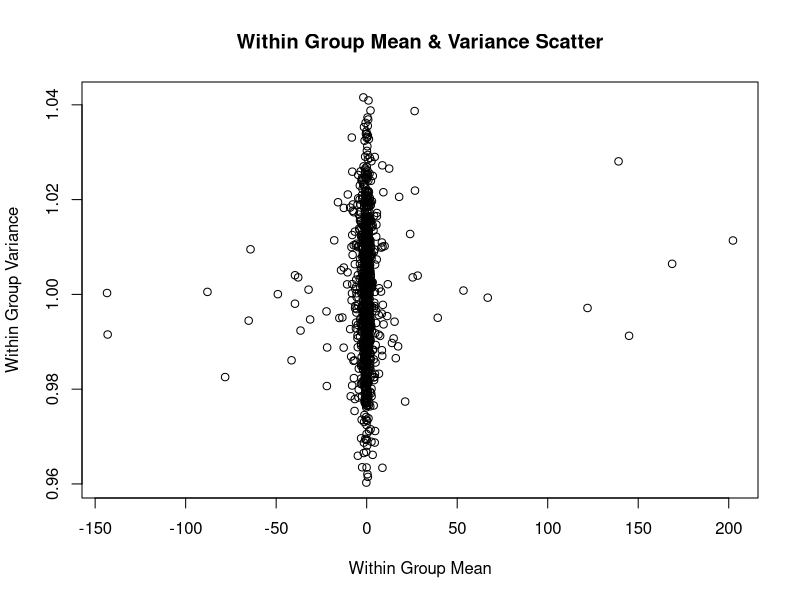

Here is the R script that generated this plot:
data = read.table('hive_results.txt', header=FALSE,sep="\001")

head(data)

mat = data[,2:3]
pdf("within_group_mean_var.pdf")
plot(mat, main="Within Group Mean & Variance Scatter", xlab="Within Group Mean",
     ylab="Within Group Variance")
dev.off()